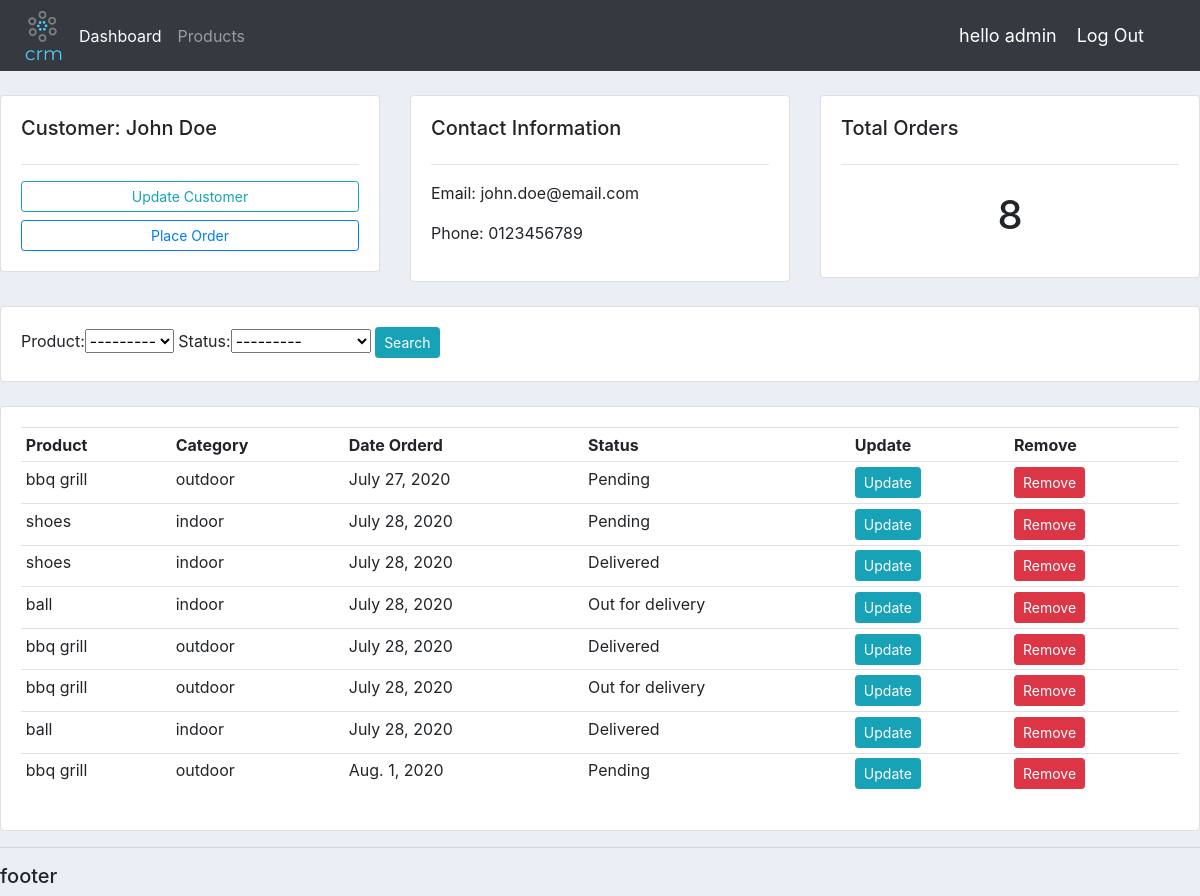
The app's page /customer/1/ (signed in), older data.
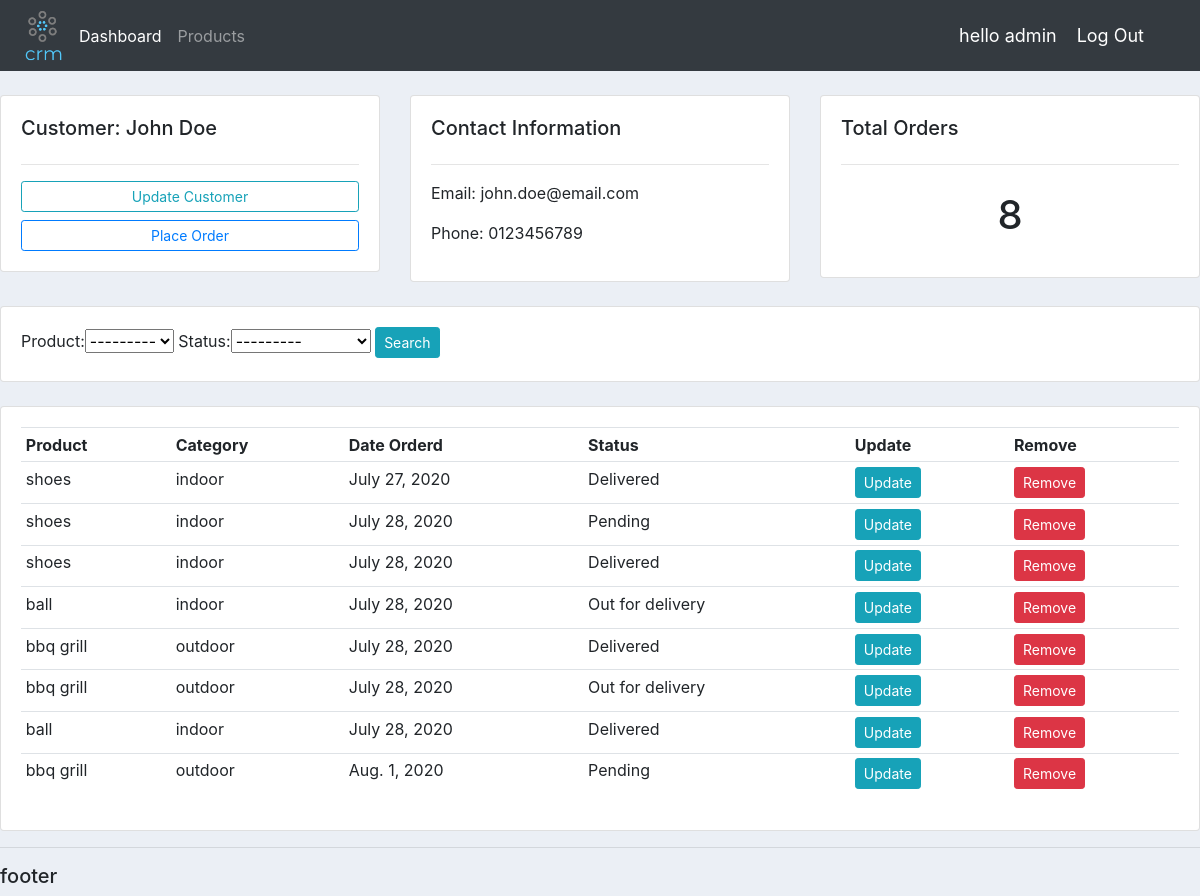
The same page, newer data.
### accounts/models.py (models this page shows, shortened)
class Order(models.Model):
    STATUS = (
        ('Pending','Pending'),
        ('Out for delivery','Out for delivery'),
        ('Delivered','Delivered'),
    )
    customer = models.ForeignKey(Customer, on_delete=models.CASCADE, null=True )
    product = models.ForeignKey(Product, on_delete=models.CASCADE, null=True)
    date_created = models.DateTimeField(default=datetime.datetime.now(), blank=True)
    status = models.CharField(max_length=200, blank=True, choices=STATUS)

class Product(models.Model):
    CATEGORY = (
        ('indoor','indoor'),
        ('outdoor','outdoor'),
    )
    name = models.CharField(max_length=200, blank=True)
    category = models.CharField(max_length=200, blank=True, choices=CATEGORY)
    price = models.FloatField(validators=[MinValueValidator(0)], blank=True)
    description = models.TextField(max_length=400, blank=True)
    date_crated = models.DateTimeField(default=datetime.datetime.now(), blank=True)
    tags = models.ManyToManyField(Tag, blank=True)
    def __str__(self):
        return self.name

### accounts/decorators.py (the view)
        def wrapper_func(request, *args, **kwargs):
            group = None
            if request.user.groups.exists():
                group = request.user.groups.all()[0].name
            if group in allowed_roles:
                return view_func(request, *args, **kwargs)
            else:
                return HttpResponse('you are not allowed to see this page')

### accounts/views.py (called while the page is built)
@login_required(login_url='/login/')
@allowed_users(['admin'])
def customer(request, pk):
    customer = Customer.objects.get(id=pk)
    orders = customer.order_set.all()
    myfilter = OrderFilter(request.GET, queryset=orders)
    orders = myfilter.qs
    context = {
        'customer':customer,
        'orders':orders,
        'myfilter':myfilter,
    }
    return render(request, 'accounts/customer.html', context)

### accounts/templates/accounts/customer.html
{% extends 'accounts/base.html' %}
{% block content %}
	<br>
<div class="row">
	<div class="col-md">
		<div class="card card-body">
			<h5>Customer: {{customer.name}}</h5>
			<hr>
			<a class="btn btn-sm btn-outline-info  btn-sm btn-block" href="">Update Customer</a>
			<a class="btn btn-sm btn-outline-primary  btn-sm btn-block" href="{% url 'accounts:create_order' customer.id %}">Place Order</a>
		</div>
	</div>
	<div class="col-md">
		<div class="card card-body">
			<h5>Contact Information</h5>
			<hr>
			<p>Email: {{customer.email}} </p>
			<p>Phone: {{customer.phone}}</p>
		</div>
	</div>
	<div class="col-md">
		<div class="card card-body">
			<h5>Total Orders</h5>
			<hr>
			<h1 style="text-align: center;padding: 10px"> {{customer.order_set.all.count}} </h1>
		</div>
	</div>
</div>
<br>
<div class="row">
	<div class="col">
		<div class="card card-body">
			<form method="get">
				{{myfilter.form}}
		    <button class="btn btn-sm btn-info" type="submit">Search</button>
		  </form>
		</div>
	</div>
</div>
<br>
<div class="row">
	<div class="col-md">
		<div class="card card-body">
			<table class="table table-sm">
				<tr>
					<th>Product</th>
					<th>Category</th>
					<th>Date Orderd</th>
					<th>Status</th>
					<th>Update</th>
					<th>Remove</th>
				</tr>
				{% for order in orders %}
					<tr>
						<td>{{order.product}}</td>
						<td>{{order.product.category}}</td>
						<td>{{order.date_created |date}}</td>
						<td>{{order.status}}</td>
						<td><a href="{% url 'accounts:update_order' order.pk %}"><button class="btn btn-sm btn-info">Update</button></a></td>
						<td><a href="{% url 'accounts:delete_order' order.pk %}"><button class="btn btn-sm btn-danger">Remove</button></a></td>
					</tr>
				{% endfor %}
			</table>
		</div>
	</div>
</div>
{% endblock content %}

Row changes from the older to the newer data that the page shows:
changed Order "July 27, 2020": product "bbq grill" → "shoes"; product.category "outdoor" → "indoor"; status "Pending" → "Delivered"
